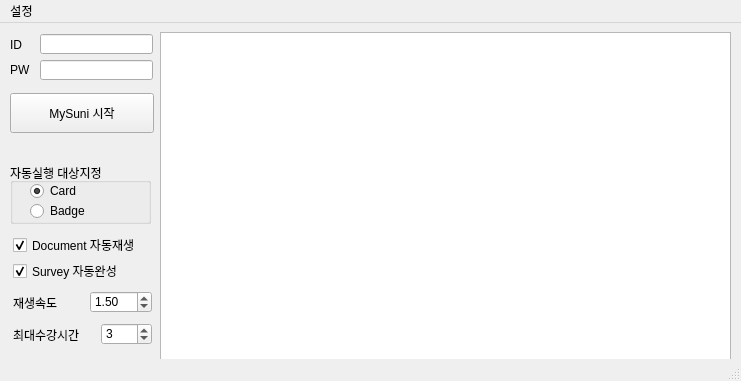
<?xml version="1.0" encoding="UTF-8"?>
<ui version="4.0">
 <class>MainWindow</class>
 <widget class="QMainWindow" name="MainWindow">
  <property name="geometry">
   <rect>
    <x>0</x>
    <y>0</y>
    <width>741</width>
    <height>381</height>
   </rect>
  </property>
  <property name="windowTitle">
   <string>MySuni 자동실행기</string>
  </property>
  <widget class="QWidget" name="centralwidget">
   <widget class="QPushButton" name="pb_startMySuni">
    <property name="geometry">
     <rect>
      <x>10</x>
      <y>70</y>
      <width>144</width>
      <height>40</height>
     </rect>
    </property>
    <property name="text">
     <string>MySuni 시작</string>
    </property>
   </widget>
   <widget class="QLabel" name="label_2">
    <property name="geometry">
     <rect>
      <x>10</x>
      <y>720</y>
      <width>361</width>
      <height>16</height>
     </rect>
    </property>
    <property name="text">
     <string/>
    </property>
   </widget>
   <widget class="QCheckBox" name="cb_autodocument">
    <property name="geometry">
     <rect>
      <x>13</x>
      <y>214</y>
      <width>131</width>
      <height>16</height>
     </rect>
    </property>
    <property name="text">
     <string>Document 자동재생</string>
    </property>
    <property name="checked">
     <bool>true</bool>
    </property>
   </widget>
   <widget class="QCheckBox" name="cb_autosurvey">
    <property name="geometry">
     <rect>
      <x>13</x>
      <y>240</y>
      <width>111</width>
      <height>16</height>
     </rect>
    </property>
    <property name="text">
     <string>Survey 자동완성</string>
    </property>
    <property name="checked">
     <bool>true</bool>
    </property>
   </widget>
   <widget class="QLabel" name="label_3">
    <property name="geometry">
     <rect>
      <x>13</x>
      <y>274</y>
      <width>56</width>
      <height>12</height>
     </rect>
    </property>
    <property name="text">
     <string>재생속도</string>
    </property>
   </widget>
   <widget class="QDoubleSpinBox" name="dsb_videospeed">
    <property name="geometry">
     <rect>
      <x>90</x>
      <y>268</y>
      <width>62</width>
      <height>22</height>
     </rect>
    </property>
    <property name="minimum">
     <double>1.000000000000000</double>
    </property>
    <property name="maximum">
     <double>2.000000000000000</double>
    </property>
    <property name="singleStep">
     <double>0.250000000000000</double>
    </property>
    <property name="value">
     <double>1.500000000000000</double>
    </property>
   </widget>
   <widget class="QLabel" name="label_4">
    <property name="geometry">
     <rect>
      <x>13</x>
      <y>304</y>
      <width>81</width>
      <height>16</height>
     </rect>
    </property>
    <property name="text">
     <string>최대수강시간</string>
    </property>
   </widget>
   <widget class="QSpinBox" name="sb_hourlimit">
    <property name="geometry">
     <rect>
      <x>101</x>
      <y>300</y>
      <width>51</width>
      <height>22</height>
     </rect>
    </property>
    <property name="minimum">
     <number>1</number>
    </property>
    <property name="maximum">
     <number>8</number>
    </property>
    <property name="value">
     <number>3</number>
    </property>
   </widget>
   <widget class="QLabel" name="label_5">
    <property name="geometry">
     <rect>
      <x>580</x>
      <y>16</y>
      <width>210</width>
      <height>12</height>
     </rect>
    </property>
    <property name="text">
     <string/>
    </property>
   </widget>
   <widget class="QLabel" name="label_7">
    <property name="geometry">
     <rect>
      <x>10</x>
      <y>39</y>
      <width>21</width>
      <height>16</height>
     </rect>
    </property>
    <property name="text">
     <string>PW</string>
    </property>
   </widget>
   <widget class="QLabel" name="label_6">
    <property name="geometry">
     <rect>
      <x>10</x>
      <y>14</y>
      <width>21</width>
      <height>16</height>
     </rect>
    </property>
    <property name="text">
     <string>ID</string>
    </property>
   </widget>
   <widget class="QLineEdit" name="le_id">
    <property name="geometry">
     <rect>
      <x>40</x>
      <y>11</y>
      <width>113</width>
      <height>20</height>
     </rect>
    </property>
   </widget>
   <widget class="QLineEdit" name="le_pw">
    <property name="geometry">
     <rect>
      <x>40</x>
      <y>37</y>
      <width>113</width>
      <height>20</height>
     </rect>
    </property>
    <property name="echoMode">
     <enum>QLineEdit::Password</enum>
    </property>
    <property name="clearButtonEnabled">
     <bool>false</bool>
    </property>
   </widget>
   <widget class="QGroupBox" name="groupBox">
    <property name="geometry">
     <rect>
      <x>10</x>
      <y>140</y>
      <width>141</width>
      <height>61</height>
     </rect>
    </property>
    <property name="title">
     <string>자동실행 대상지정</string>
    </property>
    <widget class="QRadioButton" name="rb_badge">
     <property name="geometry">
      <rect>
       <x>20</x>
       <y>40</y>
       <width>90</width>
       <height>16</height>
      </rect>
     </property>
     <property name="text">
      <string>Badge</string>
     </property>
     <property name="checked">
      <bool>false</bool>
     </property>
    </widget>
    <widget class="QRadioButton" name="rb_card">
     <property name="geometry">
      <rect>
       <x>20</x>
       <y>20</y>
       <width>90</width>
       <height>16</height>
      </rect>
     </property>
     <property name="text">
      <string>Card</string>
     </property>
     <property name="checked">
      <bool>true</bool>
     </property>
    </widget>
   </widget>
   <widget class="QTextBrowser" name="tb_log">
    <property name="geometry">
     <rect>
      <x>160</x>
      <y>9</y>
      <width>571</width>
      <height>331</height>
     </rect>
    </property>
   </widget>
  </widget>
  <widget class="QMenuBar" name="menubar">
   <property name="geometry">
    <rect>
     <x>0</x>
     <y>0</y>
     <width>741</width>
     <height>21</height>
    </rect>
   </property>
   <widget class="QMenu" name="menu">
    <property name="title">
     <string>설정</string>
    </property>
    <addaction name="m_Survey"/>
   </widget>
   <addaction name="menu"/>
  </widget>
  <widget class="QStatusBar" name="statusbar"/>
  <action name="m_Survey">
   <property name="text">
    <string>강의평가 미리입력</string>
   </property>
  </action>
 </widget>
 <resources/>
 <connections/>
</ui>
